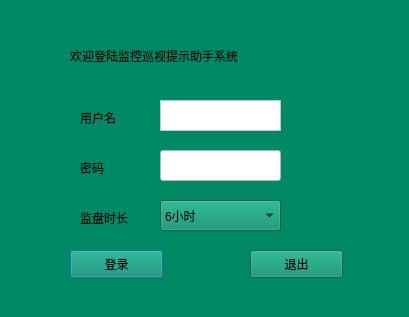
<?xml version="1.0" encoding="UTF-8"?>
<ui version="4.0">
 <class>LoginDialog</class>
 <widget class="QDialog" name="LoginDialog">
  <property name="geometry">
   <rect>
    <x>0</x>
    <y>0</y>
    <width>409</width>
    <height>317</height>
   </rect>
  </property>
  <property name="windowTitle">
   <string>Dialog</string>
  </property>
  <property name="styleSheet">
   <string notr="true">background-color: rgb(0, 137, 101);</string>
  </property>
  <widget class="QLabel" name="label">
   <property name="geometry">
    <rect>
     <x>70</x>
     <y>30</y>
     <width>281</width>
     <height>51</height>
    </rect>
   </property>
   <property name="styleSheet">
    <string notr="true">font: 75 14pt &quot;宋体&quot;;</string>
   </property>
   <property name="text">
    <string>欢迎登陆监控巡视提示助手系统</string>
   </property>
  </widget>
  <widget class="QLabel" name="label_2">
   <property name="geometry">
    <rect>
     <x>80</x>
     <y>110</y>
     <width>72</width>
     <height>15</height>
    </rect>
   </property>
   <property name="text">
    <string>用户名</string>
   </property>
  </widget>
  <widget class="QLabel" name="label_3">
   <property name="geometry">
    <rect>
     <x>80</x>
     <y>160</y>
     <width>72</width>
     <height>15</height>
    </rect>
   </property>
   <property name="text">
    <string>密码</string>
   </property>
  </widget>
  <widget class="QTextEdit" name="UsertextEdit">
   <property name="geometry">
    <rect>
     <x>160</x>
     <y>100</y>
     <width>121</width>
     <height>31</height>
    </rect>
   </property>
   <property name="styleSheet">
    <string notr="true">background-color: rgb(255, 255, 255);</string>
   </property>
  </widget>
  <widget class="QLabel" name="label_4">
   <property name="geometry">
    <rect>
     <x>80</x>
     <y>210</y>
     <width>72</width>
     <height>15</height>
    </rect>
   </property>
   <property name="text">
    <string>监盘时长</string>
   </property>
  </widget>
  <widget class="QComboBox" name="TimecomboBox">
   <property name="geometry">
    <rect>
     <x>160</x>
     <y>200</y>
     <width>121</width>
     <height>31</height>
    </rect>
   </property>
   <item>
    <property name="text">
     <string>6小时</string>
    </property>
   </item>
   <item>
    <property name="text">
     <string>8小时</string>
    </property>
   </item>
   <item>
    <property name="text">
     <string>12小时</string>
    </property>
   </item>
   <item>
    <property name="text">
     <string>18小时</string>
    </property>
   </item>
   <item>
    <property name="text">
     <string>24小时</string>
    </property>
   </item>
  </widget>
  <widget class="QPushButton" name="LoginButton">
   <property name="geometry">
    <rect>
     <x>70</x>
     <y>250</y>
     <width>93</width>
     <height>28</height>
    </rect>
   </property>
   <property name="text">
    <string>登录</string>
   </property>
  </widget>
  <widget class="QPushButton" name="quitButton">
   <property name="geometry">
    <rect>
     <x>250</x>
     <y>250</y>
     <width>93</width>
     <height>28</height>
    </rect>
   </property>
   <property name="text">
    <string>退出</string>
   </property>
  </widget>
  <widget class="QLineEdit" name="PwdlineEdit">
   <property name="geometry">
    <rect>
     <x>160</x>
     <y>150</y>
     <width>121</width>
     <height>31</height>
    </rect>
   </property>
   <property name="styleSheet">
    <string notr="true">background-color: rgb(255, 255, 255);</string>
   </property>
  </widget>
 </widget>
 <resources/>
 <connections>
  <connection>
   <sender>quitButton</sender>
   <signal>clicked()</signal>
   <receiver>LoginDialog</receiver>
   <slot>close()</slot>
   <hints>
    <hint type="sourcelabel">
     <x>296</x>
     <y>263</y>
    </hint>
    <hint type="destinationlabel">
     <x>201</x>
     <y>160</y>
    </hint>
   </hints>
  </connection>
 </connections>
</ui>
